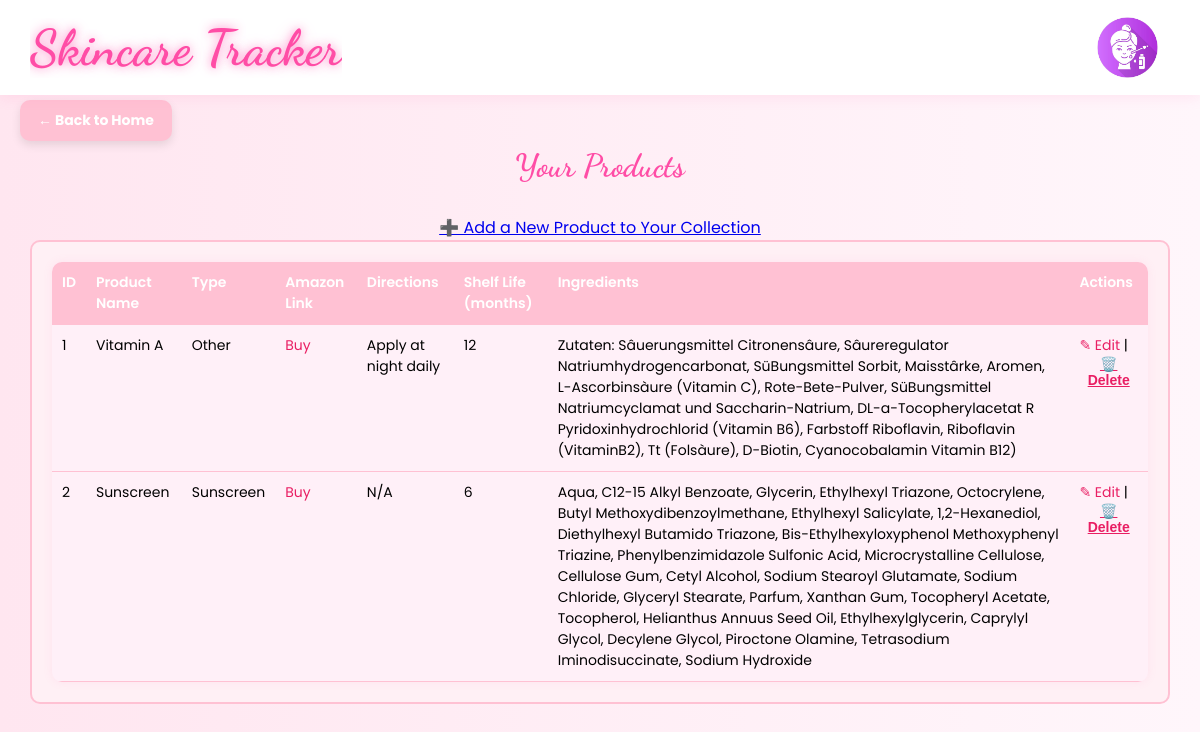
Page /collection/ (signed in) on the earlier database version.
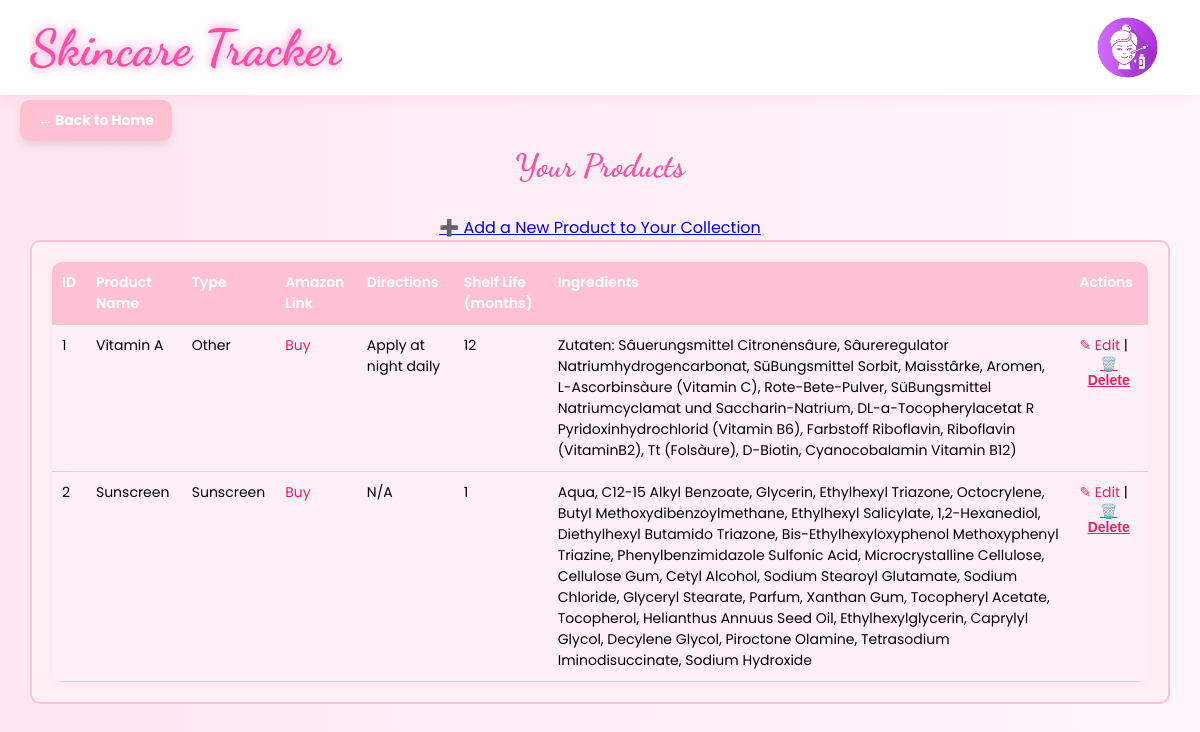
Same page on the later database version.
### tables this page shows
CREATE TABLE Products (
    product_id INTEGER PRIMARY KEY AUTOINCREMENT,
    product_name TEXT NOT NULL,
    type TEXT,
    amazon_link TEXT,
    directions TEXT,
    shelflife INTEGER,
    ingredients TEXT,
    product_pic TEXT
, user_id INTEGER REFERENCES Users(user_id));

### routes/home_routes.py (the view)
@home_bp.route("/reminders")
@home_bp.route("/collection")
def example():
    return render_template("/homepage.html")

### app.py (called while the page is built)
def get_db_connection():
    conn = sqlite3.connect(st_db)
    conn.row_factory = sqlite3.Row
    return conn

### routes/collection_routes.py (called while the page is built)
@collection_bp.route("/", methods=["GET"])
def my_collection():
    if "user_id" not in session:
        return redirect("/user/login")
    db = __import__("app").app.get_db_connection()
    products = db.execute(
        """
        SELECT P.product_id, P.product_name, P.type, P.amazon_link, P.directions, P.shelflife, P.ingredients
        FROM Products P
        JOIN Collections C ON P.product_id = C.product_id
        WHERE C.user_id = ?
        """,
        (session["user_id"],)
    ).fetchall()
    db.close()
    return render_template("collection/my_collection.html", products=products)

### templates/collection/my_collection.html (shortened to what this page needs)
{% extends "base.html" %}
{% block content %}
<a href="{{ url_for('homepage') }}" class="corner-back-btn">← Back to Home</a>
<div class="products-page">
    <h1 class="products-title">Your Products</h1>
    <a href="{{ url_for('add_product') }}" class="btn btn-primary mt-4">➕ Add a New Product to Your Collection</a>
    <div class="product-table-wrapper">
        <div class="product-table">
            <table>
                <thead>
                    <tr>
                        <th>ID</th>
                        <th>Product Name</th>
                        <th>Type</th>
                        <th>Amazon Link</th>
                        <th>Directions</th>
                        <th>Shelf Life (months)</th>
                        <th>Ingredients</th>
                        <th>Actions</th>
                    </tr>
                </thead>
                <tbody>
                    {% for product in products %}
                    <tr>
                        <td>{{ product[0] }}</td>
                        <td>{{ product[1] }}</td>
                        <td>{{ product[2] }}</td>
                        <td><a href="{{ product[3] }}" target="_blank">Buy</a></td>
                        <td>{{ product[4] }}</td>
                        <td>{{ product[5] }}</td>
                        <td>{{ product[6] }}</td>
                        <td>
                            <a href="{{ url_for('add_product', id=product[0]) }}">✎ Edit</a> |
                            <form method="POST" action="{{ url_for('delete_product', id=product[0]) }}" style="display:inline;" onsubmit="return confirm('Are you sure you want to delete this product?');">
                                <button type="submit" class="delete-btn">🗑️ Delete</button>
                            </form>
                        </td>
                    </tr>
                    {% endfor %}
                </tbody>
            </table>
        </div>
    </div>
</div>
{% endblock %}

Differences in the rows shown:
changed Products "Sunscreen": shelflife "6" → "1"
